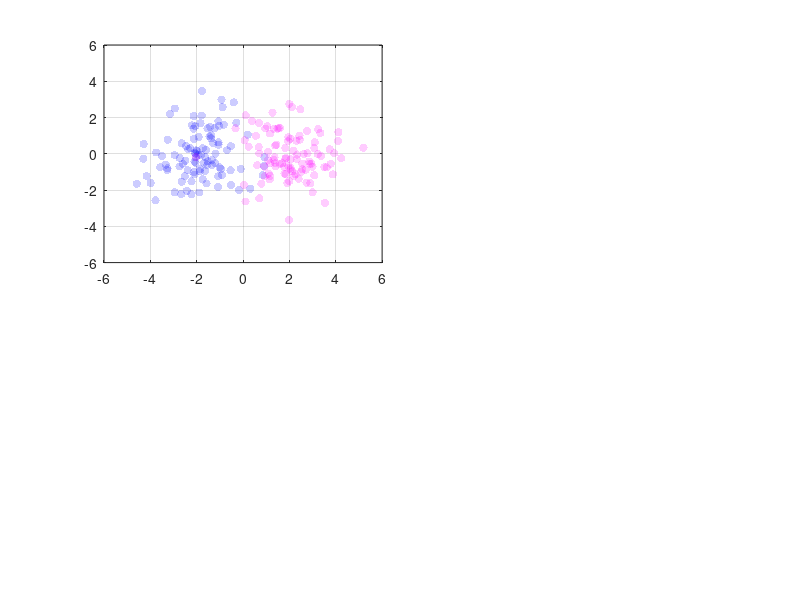

Write MATLAB code to recreate this figure. (Note: this script raises an error after producing the figure.)
close all; clear; clc;

rng(0);

% Two Moons
% N = 100; x1 = rand([N 1])*4-1; x2 = rand([N 1])*4-3;
% m = [x1, 2-0.5*(x1-1).^2]; m = m + 0.8*(rand(size(m))-1);
% b = [x2, 0.5*(x2+1).^2-1]; b = b + 0.8*(rand(size(b))-1);
% axl = [-4 3 -2 2];

% Concentric Bivariate Gaussians
% N = 100; b = mvnrnd([0 0],2.5*eye(2),2*N);
% c = vecnorm(b')' < 1.5;
% m = b(c,:); b = b(~c,:);
% axl = [-6 6 -6 6];

% Separable Bivariate Gaussians
N = 100;
b = mvnrnd([-2 0],1.5*eye(2),N); 
m = mvnrnd([2 0],1.5*eye(2),N);
axl = [-6 6 -6 6];

% Gather all (x,y) points and their target classes, t: [x, y, t]
x = [b(:,1); m(:,1)];
y = [b(:,2); m(:,2)];
t = [zeros(1,length(b)) ones(1,length(m))]+1;

subplot(4,4,[1:2, 5:6])
scatter(b(:,1),b(:,2),'b','filled','MarkerFaceAlpha',0.2); hold on;
scatter(m(:,1),m(:,2),'m','filled','MarkerFaceAlpha',0.2);
axis(axl); grid on; box on; set(gcf,'Color','w');

data = [x y t'];

data = sortrows(data,1);
[~,gini_id] = find_split(data(:,1),data(:,3),axl,1);
subplot(4,4,[1:2, 5:6]); plot(data(gini_id,1)*[1 1],axl(3:4),'k--');

data = sortrows(data,2);
[~,gini_id] = find_split(data(:,2),data(:,3),axl,2);
subplot(4,4,[1:2, 5:6]); plot(axl(1:2),data(gini_id,2)*[1 1],'k--');

function [min_gini,gini_id] = find_split(x,t,axl,feat)

    th = 90; N = length(x);
    merr_1 = zeros(1,N); gini_1 = zeros(1,N); enpy_1 = zeros(1,N);
    merr_2 = zeros(1,N); gini_2 = zeros(1,N); enpy_2 = zeros(1,N);
    node1 = [0 0]; node2 = sum(t==[1 2]); % Counter for [b m] in each node
    gini = zeros(1,2*N); ctr = 1; 
    
    for split = x'
        w = ctr/N; subplot(4,4,[1:2, 5:6])
        if feat == 1
            h = plot([1 1]*split,axl(3:4),'k','LineWidth',0.8);
        else 
            h = plot(axl(1:2),[1 1]*split,'k','LineWidth',0.8);
        end
    
        node1(t(ctr)) = node1(t(ctr)) + 1;
        node2(t(ctr)) = node2(t(ctr)) - 1;
    
        p_1 = node1(1)/sum(node1); % Prop. of b in node1 (left)
        p_2 = node2(1)/sum(node2); % Prop. of b in node2 (right)
    
        merr_1(ctr) = 1-max(p_1,1-p_1);
        merr_2(ctr) = 1-max(p_2,1-p_2);
        gini_1(ctr) = 2*p_1*(1-p_1);
        gini_2(ctr) = 2*p_2*(1-p_2);
        enpy_1(ctr) = -p_1*log2(p_1+eps) - (1-p_1)*log2(1-p_1+eps);
        enpy_2(ctr) = -p_2*log2(p_2+eps) - (1-p_2)*log2(1-p_2+eps);
        gini(ctr) = w*gini_1(ctr) + (1-w)*gini_2(ctr);
    
        if feat == 1, subplot(4,4,9:10);
        else,         subplot(4,4,[3 7]); end
        h1 = plot(x(1:ctr),merr_1(1:ctr),'LineWidth',1.5,'Color',...
            [187 222 251]/255,'DisplayName','Misclassification Error (Left)'); 
        hold on;
        h2 = plot(x(1:ctr),gini_1(1:ctr),'LineWidth',1.5,'Color',...
            [0 128 255]/255,'DisplayName','Gini Index (Left)'); 
        h3 = plot(x(1:ctr),enpy_1(1:ctr),'b','LineWidth',1.5,...
            'DisplayName','Cross-Entropy (Left)');
    
        h4 = plot(x(1:ctr),merr_2(1:ctr),'LineWidth',1.5,'Color',...
            [255 185 243]/255,'DisplayName','Misclassification Error (Right)');
        h5 = plot(x(1:ctr),gini_2(1:ctr),'LineWidth',1.5,'Color',...
            [255 115 232]/255,'DisplayName','Gini Index (Right)'); 
        h6 = plot(x(1:ctr),enpy_2(1:ctr),'m','LineWidth',1.5,...
            'DisplayName','Cross-Entropy (Right)');
        hold off; box on; grid on;
        ylabel('Node Impurity');
        [min_gini,gini_id] = min(nonzeros(gini));
        if feat == 1, axis([axl(1:2) 0 1]);
        else, axis([axl(3:4) 0 1]); camroll(th); end

        if feat == 1, subplot(4,4,13:14);
        else,         subplot(4,4,[4 8]); end

        plot(x(1:ctr),gini(1:ctr),'k','LineWidth',1.5); hold on;
        h7 = plot(x(gini_id)*[1 1],[0 0.5],'k--','DisplayName',...
            'Best Split (Min. weighted Gini)'); hold off;
        grid on; box on; ylabel('Weighted Gini');
        if feat == 1, axis([axl(1:2) 0 0.5]);
        else, axis([axl(3:4) 0 0.5]); camroll(th); end

        hL = legend([h1, h2, h3, h4, h5, h6, h7]); 
        hL.Position = [0.541,0.199,0.321,0.23];

        % Create a GIF
        exportgraphics(gcf,'tree_split2.gif','Append',true);

        pause(0.1); ctr = ctr + 1; delete(h);
    end
end